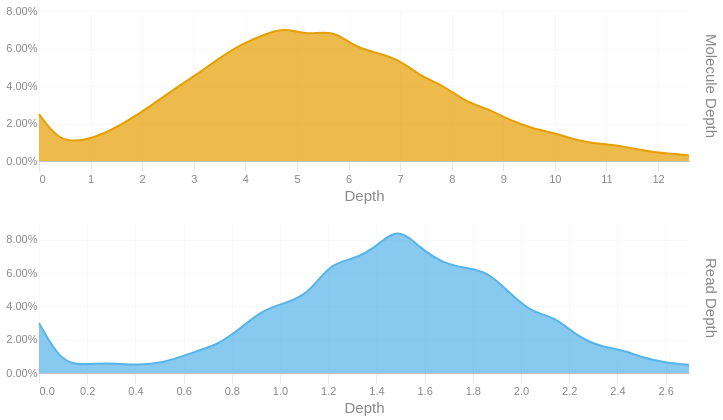

Notebook code for this chart:
### Code cell
readdep = depth_hist(tb['Read Depth'], q99, 3)
readdep = readdep.with_columns(pl.lit('Read Depth').alias('Metric'))
if not SKIPLR:
    moldep = depth_hist(tb['Molecule Depth'], mol_q99, 1)
    moldep = moldep.with_columns(pl.lit('Molecule Depth').alias('Metric'))
    _hist = pl.concat([readdep, moldep])
    _hist = _hist.filter(pl.col('Proportion') != 0)
    with SafeRender(_hist):
        (
            alt.Chart(_hist)        
            .mark_area(interpolate = "basis")
            .encode(
                x=alt.X('Bin:Q').scale(domainMin=0).axis(alt.Axis(title='Depth')),
                y = alt.Y('Proportion:Q', title = None).axis(format = '.2%'),
                color = alt.Color('Metric:N').legend(None),
                row = alt.Row("Metric:N").header(title = None, labelOrient = 'right'),
                tooltip = [
                    alt.Tooltip("Metric:N", title = "Metric"),
                    alt.Tooltip('Interval:N', title = "Depth Interval"),
                    alt.Tooltip('Proportion:Q', title = "% Alignments").format('.2%')
                ]
            )
            .resolve_scale(x='independent', y='independent')
            .properties(
                height = 150, width = 650,
                usermeta={'embedOptions': {'downloadFileName': f'{samplename}.depth.hist'}}
            )
        ).display()
else:
    readdep = readdep.filter(pl.col('Proportion') != 0)
    with SafeRender(readdep):
        (
            alt.Chart(readdep)        
            .mark_area(interpolate = "basis")
            .encode(
                x=alt.X('Bin:Q').scale(domainMin=0).axis(alt.Axis(title='Depth')),
                y = alt.Y('Proportion:Q', title = None).axis(format = '.2%'),
                tooltip = [
                    alt.Tooltip('Interval:N', title = "Depth Interval"),
                    alt.Tooltip('Proportion:Q', title = "% Alignments").format('.2%')
                ]
            )
            .properties(
                usermeta={'embedOptions': {'downloadFileName': f'{samplename}.depth.hist'}}
            )
        ).display()

### Figure 1 — Vega-Lite specification as saved in the notebook (floating-point values rounded to 4 significant figures)
{"width": 650, "height": 150, "config": {"title": {"anchor": "start", "dy": -15, "fontSize": 18, "color": "#888888", "subtitleColor": "#888888", "subtitleFontSize": 14}, "arc": {"fill": "#0072B2"}, "axis": {"domainColor": "#888888", "domainWidth": 0.5, "gridWidth": 0.2, "grid": false, "titleFontWeight": 400, "titleFontSize": 15, "labelFontSize": 11, "labelColor": "#888888", "tickColor": "#888888", "tickWidth": 0.2, "titleColor": "#888888"}, "axisBand": {"grid": false}, "axisX": {"grid": true, "tickSize": 10, "domainCap": "round"}, "axisY": {"domain": false, "grid": true, "tickSize": 0, "domainCap": "round"}, "background": "transparent", "header": {"labelFontSize": 15, "labelColor": "#888888", "titleFontSize": 15, "titleFontWeight": 600, "titleColor": "#888888"}, "legend": {"labelFont": "sans-serif", "labelFontSize": 12, "labelColor": "#888888", "symbolSize": 100, "symbolType": "circle", "titleFontSize": 12, "titlePadding": 10, "titleColor": "#888888", "title": null}, "range": {"category": ["#E69F00", "#56B4E9", "#009E73", "#F0E442", "#0072B2", "#D55E00", "#CC79A7", "#000000"], "diverging": ["#cfe8f3", "#a2d4ec", "#73bfe2", "#46abdb", "#1696d2", "#12719e"]}, "area": {"fill": "#0072B2", "fillOpacity": 0.7, "line": true, "strokeOpacity": 0.7}, "line": {"color": "#0072B2", "stroke": "#0072B2", "strokeWidth": 2}, "trail": {"color": "#0072B2", "stroke": "#0072B2", "strokeWidth": 0, "size": 1}, "point": {"filled": true, "fillOpacity": 1.0, "size": 95}, "text": {"color": "#888888", "fontSize": 11, "align": "right", "fontWeight": 400, "size": 11}, "bar": {"fill": "#0072B2", "stroke": null}, "view": {"stroke": null, "continuousWidth": 660, "continuousHeight": 400}}, "data": {"name": "data-923ade4f820eef235f4fc529743c40c5"}, "mark": {"type": "area", "interpolate": "basis"}, "encoding": {"color": {"field": "Metric", "legend": null, "type": "nominal"}, "row": {"field": "Metric", "header": {"title": null, "labelOrient": "right"}, "type": "nominal"}, "tooltip": [{"field": "Metric", "title": "Metric", "type": "nominal"}, {"field": "Interval", "title": "Depth Interval", "type": "nominal"}, {"field": "Proportion", "format": ".2%", "title": "% Alignments", "type": "quantitative"}], "x": {"axis": {"title": "Depth"}, "field": "Bin", "scale": {"domainMin": 0}, "type": "quantitative"}, "y": {"axis": {"format": ".2%"}, "field": "Proportion", "title": null, "type": "quantitative"}}, "resolve": {"scale": {"x": "independent", "y": "independent"}}, "usermeta": {"embedOptions": {"downloadFileName": "S1_Musquodoboit_026.depth.hist"}}, "$schema": "https://vega.github.io/schema/vega-lite/v6.1.0.json", "datasets": {"data-923ade4f820eef235f4fc529743c40c5": [{"Bin": 0.0, "Interval": "0.0-0.093", "Proportion": 0.03, "Metric": "Read Depth"}, {"Bin": 0.093, "Interval": "0.093-0.186", "Proportion": 0.006, "Metric": "Read Depth"}, {"Bin": 0.186, "Interval": "0.186-0.279", "Proportion": 0.005, "Metric": "Read Depth"}, {"Bin": 0.279, "Interval": "0.279-0.372", "Proportion": 0.006, "Metric": "Read Depth"}, {"Bin": 0.372, "Interval": "0.372-0.465", "Proportion": 0.005, "Metric": "Read Depth"}, {"Bin": 0.465, "Interval": "0.465-0.558", "Proportion": 0.005, "Metric": "Read Depth"}, {"Bin": 0.558, "Interval": "0.558-0.651", "Proportion": 0.008, "Metric": "Read Depth"}, {"Bin": 0.651, "Interval": "0.651-0.744", "Proportion": 0.013, "Metric": "Read Depth"}, {"Bin": 0.744, "Interval": "0.744-0.837", "Proportion": 0.017, "Metric": "Read Depth"}, {"Bin": 0.837, "Interval": "0.837-0.93", "Proportion": 0.027, "Metric": "Read Depth"}, {"Bin": 0.93, "Interval": "0.93-1.023", "Proportion": 0.038, "Metric": "Read Depth"}, {"Bin": 1.023, "Interval": "1.023-1.116", "Proportion": 0.042, "Metric": "Read Depth"}, {"Bin": 1.116, "Interval": "1.116-1.209", "Proportion": 0.047, "Metric": "Read Depth"}, {"Bin": 1.209, "Interval": "1.209-1.302", "Proportion": 0.066, "Metric": "Read Depth"}, {"Bin": 1.302, "Interval": "1.302-1.395", "Proportion": 0.068, "Metric": "Read Depth"}, {"Bin": 1.395, "Interval": "1.395-1.488", "Proportion": 0.075, "Metric": "Read Depth"}, {"Bin": 1.488, "Interval": "1.488-1.581", "Proportion": 0.088, "Metric": "Read Depth"}, {"Bin": 1.581, "Interval": "1.581-1.674", "Proportion": 0.075, "Metric": "Read Depth"}, {"Bin": 1.674, "Interval": "1.674-1.767", "Proportion": 0.066, "Metric": "Read Depth"}, {"Bin": 1.767, "Interval": "1.767-1.86", "Proportion": 0.063, "Metric": "Read Depth"}, {"Bin": 1.86, "Interval": "1.86-1.953", "Proportion": 0.061, "Metric": "Read Depth"}, {"Bin": 1.953, "Interval": "1.953-2.046", "Proportion": 0.048, "Metric": "Read Depth"}, {"Bin": 2.046, "Interval": "2.046-2.139", "Proportion": 0.036, "Metric": "Read Depth"}, {"Bin": 2.139, "Interval": "2.139-2.232", "Proportion": 0.034, "Metric": "Read Depth"}, {"Bin": 2.232, "Interval": "2.232-2.325", "Proportion": 0.022, "Metric": "Read Depth"}, {"Bin": 2.325, "Interval": "2.325-2.418", "Proportion": 0.016, "Metric": "Read Depth"}, {"Bin": 2.418, "Interval": "2.418-2.511", "Proportion": 0.014, "Metric": "Read Depth"}, {"Bin": 2.511, "Interval": "2.511-2.604", "Proportion": 0.009, "Metric": "Read Depth"}, {"Bin": 2.604, "Interval": "2.604-2.697", "Proportion": 0.006, "Metric": "Read Depth"}, {"Bin": 2.697, "Interval": "2.697-2.79", "Proportion": 0.005, "Metric": "Read Depth"}, {"Bin": 0.0, "Interval": "0.0-0.4", "Proportion": 0.025, "Metric": "Molecule Depth"}, {"Bin": 0.4, "Interval": "0.4-0.9", "Proportion": 0.01, "Metric": "Molecule Depth"}, {"Bin": 0.9, "Interval": "0.9-1.3", "Proportion": 0.011, "Metric": "Molecule Depth"}, {"Bin": 1.3, "Interval": "1.3-1.7", "Proportion": 0.015, "Metric": "Molecule Depth"}, {"Bin": 1.7, "Interval": "1.7-2.2", "Proportion": 0.021, "Metric": "Molecule Depth"}, {"Bin": 2.2, "Interval": "2.2-2.6", "Proportion": 0.03, "Metric": "Molecule Depth"}, {"Bin": 2.6, "Interval": "2.6-3.0", "Proportion": 0.038, "Metric": "Molecule Depth"}, {"Bin": 3.0, "Interval": "3.0-3.5", "Proportion": 0.045, "Metric": "Molecule Depth"}, {"Bin": 3.5, "Interval": "3.5-3.9", "Proportion": 0.055, "Metric": "Molecule Depth"}, {"Bin": 3.9, "Interval": "3.9-4.4", "Proportion": 0.062, "Metric": "Molecule Depth"}, {"Bin": 4.4, "Interval": "4.4-4.8", "Proportion": 0.068, "Metric": "Molecule Depth"}, {"Bin": 4.8, "Interval": "4.8-5.2", "Proportion": 0.071, "Metric": "Molecule Depth"}, {"Bin": 5.2, "Interval": "5.2-5.7", "Proportion": 0.067, "Metric": "Molecule Depth"}, {"Bin": 5.7, "Interval": "5.7-6.1", "Proportion": 0.07, "Metric": "Molecule Depth"}, {"Bin": 6.1, "Interval": "6.1-6.5", "Proportion": 0.061, "Metric": "Molecule Depth"}, {"Bin": 6.5, "Interval": "6.5-7.0", "Proportion": 0.058, "Metric": "Molecule Depth"}, {"Bin": 7.0, "Interval": "7.0-7.4", "Proportion": 0.054, "Metric": "Molecule Depth"}, {"Bin": 7.4, "Interval": "7.4-7.8", "Proportion": 0.045, "Metric": "Molecule Depth"}, {"Bin": 7.8, "Interval": "7.8-8.3", "Proportion": 0.041, "Metric": "Molecule Depth"}, {"Bin": 8.3, "Interval": "8.3-8.7", "Proportion": 0.031, "Metric": "Molecule Depth"}, {"Bin": 8.7, "Interval": "8.7-9.1", "Proportion": 0.028, "Metric": "Molecule Depth"}, {"Bin": 9.1, "Interval": "9.1-9.6", "Proportion": 0.022, "Metric": "Molecule Depth"}, {"Bin": 9.6, "Interval": "9.6-10.0", "Proportion": 0.017, "Metric": "Molecule Depth"}, {"Bin": 10.0, "Interval": "10.0-10.4", "Proportion": 0.015, "Metric": "Molecule Depth"}, {"Bin": 10.4, "Interval": "10.4-10.9", "Proportion": 0.011, "Metric": "Molecule Depth"}, {"Bin": 10.9, "Interval": "10.9-11.3", "Proportion": 0.009, "Metric": "Molecule Depth"}, {"Bin": 11.3, "Interval": "11.3-11.8", "Proportion": 0.008, "Metric": "Molecule Depth"}, {"Bin": 11.8, "Interval": "11.8-12.2", "Proportion": 0.005, "Metric": "Molecule Depth"}, {"Bin": 12.2, "Interval": "12.2-12.6", "Proportion": 0.004, "Metric": "Molecule Depth"}, {"Bin": 12.6, "Interval": "12.6-13.06", "Proportion": 0.003, "Metric": "Molecule Depth"}]}}
